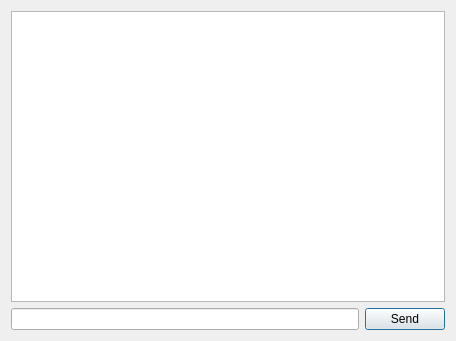
<?xml version="1.0" encoding="UTF-8"?>
<ui version="4.0">
 <class>Dialog</class>
 <widget class="QDialog" name="Dialog">
  <property name="geometry">
   <rect>
    <x>0</x>
    <y>0</y>
    <width>456</width>
    <height>341</height>
   </rect>
  </property>
  <property name="windowTitle">
   <string>Chat room</string>
  </property>
  <layout class="QGridLayout" name="gridLayout">
   <item row="0" column="0" colspan="2">
    <widget class="QPlainTextEdit" name="plainTextEdit"/>
   </item>
   <item row="1" column="0">
    <widget class="QLineEdit" name="lineEdit"/>
   </item>
   <item row="1" column="1">
    <widget class="QPushButton" name="pushButton">
     <property name="text">
      <string>Send</string>
     </property>
     <property name="autoDefault">
      <bool>false</bool>
    </property>
    <property name="default">
      <bool>true</bool>
    </property>
    </widget>
   </item>
  </layout>
 </widget>
 <resources/>
 <connections/>
</ui>
